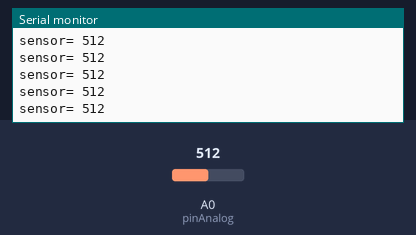
This sketch was run on a simulated Arduino Uno, built with avr-gcc and run on an emulated ATmega328P. Parts: the last lines printed to the serial monitor. The test bench sets the inputs (shaded band); at power-on: A0 (pinAnalog) = 512.

Above: at 1.2 s.
1.3 s: A0 (pinAnalog) set to 716
At 1.31 s:
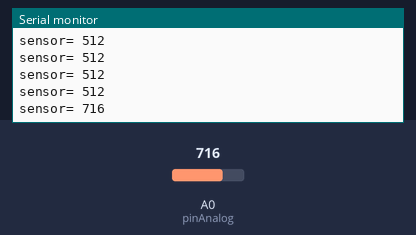
2.8 s: A0 (pinAnalog) set to 900
At 2.81 s:
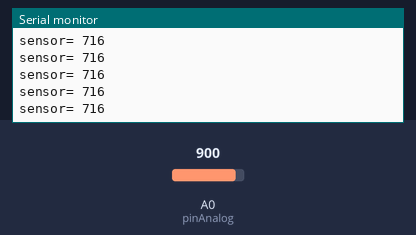
Timing chart, 0 to 5.8 s (numbered marks = the images above; inputs shaded):
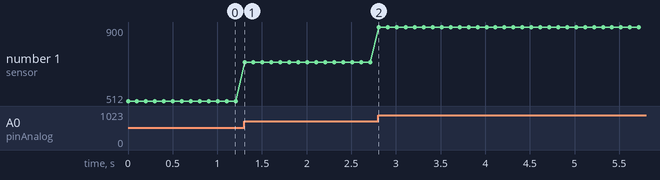

The sketch:

sensor_MQ-2.ino
```cpp
const int pinAnalog = A0;

void setup() {
  // put your setup code here, to run once:
Serial.begin(9600);
}

void loop() {
  // put your main code here, to run repeatedly:
 Serial.print("sensor= ");
 Serial.println(analogRead(pinAnalog));
 delay(100);
}
```

Measured:
- after the input at 1.3 s, the serial monitor: prints a new line at once (image 1)
- plotted number 1: 512 → 716 after the input at 1.3 s, 716 → 900 after the input at 2.8 s
